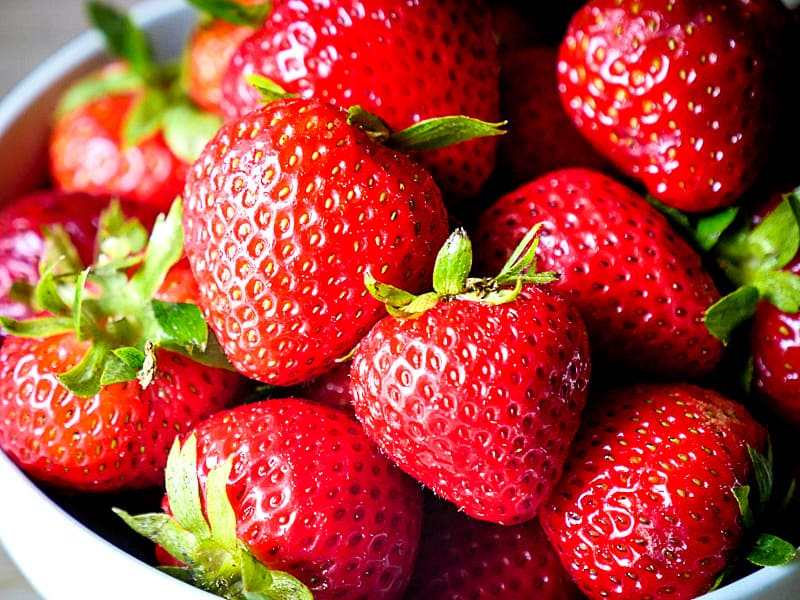
#> input picture sample.png, 800 x 600 px
$ jupyter execute encrypt.ipynb
#> lines starting #> are read from the running program, lines starting #| are printed output that depends on the picture
[cell 1]
import numpy as np
import matplotlib.pyplot as plt
from PIL import Image

[cell 2]
# 1. Image Preprocessing Module

def load_image(filepath):
#> called with filepath = 'sample.png'
    img = Image.open(filepath).convert('RGB')
#> img is the input picture: PIL image 800x600 RGB; mean R, G, B 172.2, 69.9, 58.3
    return np.array(img, dtype=float)

[cell 3]
# 2. Key Generation & Validation Engine

def generate_key(size=3):
    """Generates an invertible N x N matrix key."""
#> called with size = 3
    while True:
        # Generate random integers between 1 and 10
        key = np.random.randint(1, 10, size=(size, size))
        # Ensure the matrix has a non-zero determinant (meaning it is invertible)
        if np.linalg.det(key) != 0:
            return key

[cell 4]
# 3. Core Cryptography Subsystem

def encrypt_image(img_matrix, key):
    size = key.shape[0]
    h, w, c = img_matrix.shape
#> h = 600; w = 800; c = 3
    flat_img = img_matrix.flatten()

    # Pad the array so its length perfectly divides by the key size
    pad_len = (size - len(flat_img) % size) % size
#> pad_len = 0
    padded_img = np.pad(flat_img, (0, pad_len), mode='constant')

    # Reshape into (N, 3) matrix and apply dot product encryption
    reshaped_img = padded_img.reshape(-1, size)
    encrypted_flat = np.dot(reshaped_img, key)

    # Save the original dimensions to restore the image later
    metadata = {'h': h, 'w': w, 'c':c, 'pad_len': pad_len}
#> metadata = {'h': 600, 'w': 800, 'c': 3, 'pad_len': 0}
    return encrypted_flat, metadata

[cell 5]
def decrypt_image(encrypted_flat, key, metadata):
    # Calculate the inverse of the key
    key_inv = np.linalg.inv(key)

    # Multiply encrypted data by the inverse key to restore original data
    decrypted_flat = np.dot(encrypted_flat, key_inv)

    # Remove the padding we added during encryption
    if metadata['pad_len'] > 0:
        decrypted_flat = decrypted_flat[:-metadata['pad_len']]

    # Clip values to handle minor floating-point math rounding errors, convert back to 0-255
    restored_matrix = np.clip(np.round(decrypted_flat), 0, 255).reshape(metadata['h'], metadata['w'], metadata['c'])
    return restored_matrix.astype(np.uint8)

[cell 6]
if __name__ == "__main__":
    IMAGE_PATH = "sample.png"

    try:
        print("Loading image...")
        original_matrix = load_image(IMAGE_PATH)

        print("Generating 3x3 security key...")
        key_matrix = generate_key(size=3)

        print("Encrypting data...")
        encrypted_data, metadata = encrypt_image(original_matrix, key_matrix)
#> metadata = {'h': 600, 'w': 800, 'c': 3, 'pad_len': 0}

        print("Decrypting data...")
        decrypted_matrix = decrypt_image(encrypted_data, key_matrix, metadata)

        print("Rendering results...")
        plt.figure(figsize=(12, 4))

        plt.subplot(1, 3, 1)
        plt.title("1. Original Image")
        plt.imshow(original_matrix.astype(np.uint8))
        plt.axis('off')

        plt.subplot(1, 3, 2)
        plt.title("2. Encrypted (Matrix Scramble)")

        enc_flat_vis = encrypted_data.flatten()
       # Calculate dimensions for a 3D color-noise square
        pixels_needed = len(enc_flat_vis) / 3
#> pixels_needed = 480000
        noise_side = int(np.ceil(np.sqrt(pixels_needed)))
#> noise_side = 693
        total_data_needed = (noise_side**2) * 3
#> total_data_needed = 1440747
        pad_size = total_data_needed - len(enc_flat_vis)
#> pad_size = 747

        # Reshape into (H, W, 3) block and scale floats between 0 and 1 for Matplotlib
        noise_display = np.pad(enc_flat_vis, (0, pad_size)).reshape(noise_side, noise_side, 3)
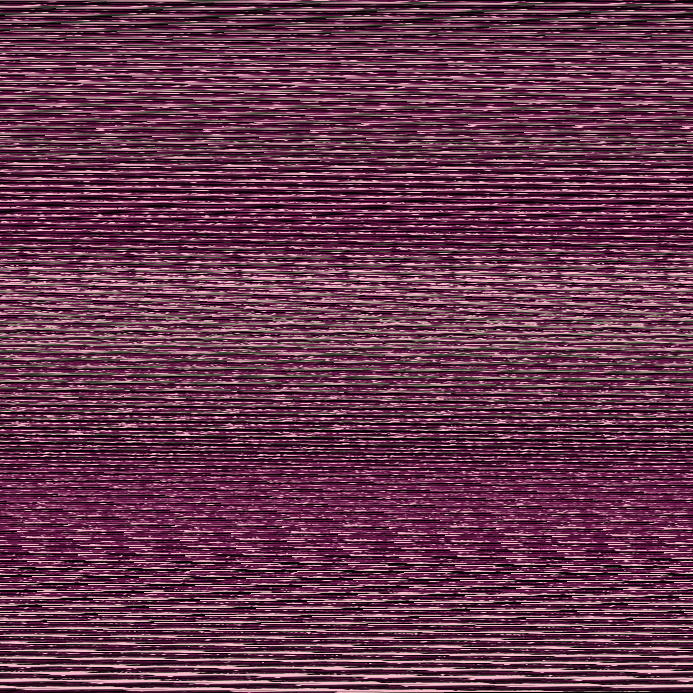
#> noise_display: shape (693, 693, 3) float64; mean of channels 0, 1, 2 1661.9, 906, 1259.4; drawn with min black and max white
        noise_display = np.clip(noise_display / np.max(noise_display), 0, 1)

        plt.imshow(noise_display)
        plt.axis('off')

        plt.subplot(1, 3, 3)
        plt.title("3. Decrypted (Restored)")
        plt.imshow(decrypted_matrix)
        plt.axis('off')

        plt.tight_layout()
        plt.show()
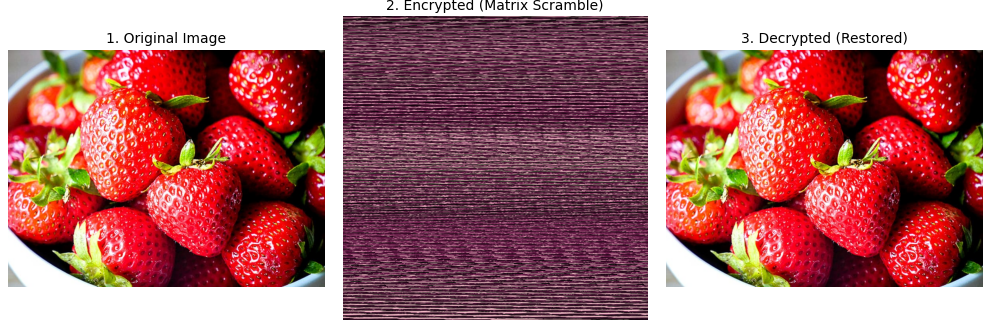
#> figure drawn by matplotlib, 3 panels

    except FileNotFoundError:
        print(f"ERROR: Could not find '{IMAGE_PATH}'. Please ensure the image is in the same folder as this script.")
